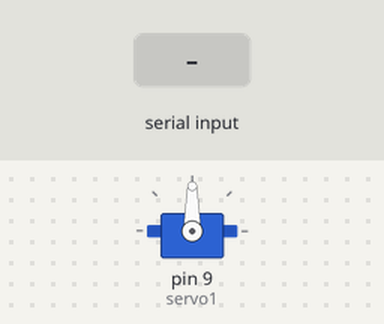
A sketch run on a simulated Arduino Uno, built with avr-gcc and run on an emulated ATmega328P. On the bench: servo. The inputs (shaded band) are chosen by the test bench.

Above: at 1.2 s.
1.3 s: "left\n" received over Serial
Timing chart, 0 to 4.3 s (numbered marks = the images above; inputs shaded):
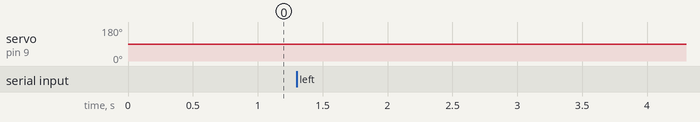

Measured:
- after the input at 1.3 s, servo on pin 9 (servo1): 90° → 88° at once

The sketch:

arduino.ino
```cpp
#include <Servo.h>

Servo servo1;
String command;

int position = 90;

void setup() {
  Serial.begin(9600);
  servo1.attach(9);
  servo1.write(position);
}

void loop() {
  // degree();
   if (Serial.available()) {
    command = Serial.readStringUntil('\n');
    command.trim();
    if (command.equals("left")) {
      position = position - 2;
      servo1.write(position);
    } else if (command.equals("right")) {
      position = position + 2;
      servo1.write(position);
    } else if (command.equals("center")) {
      servo1.write(position);
    }
  }
}
```
